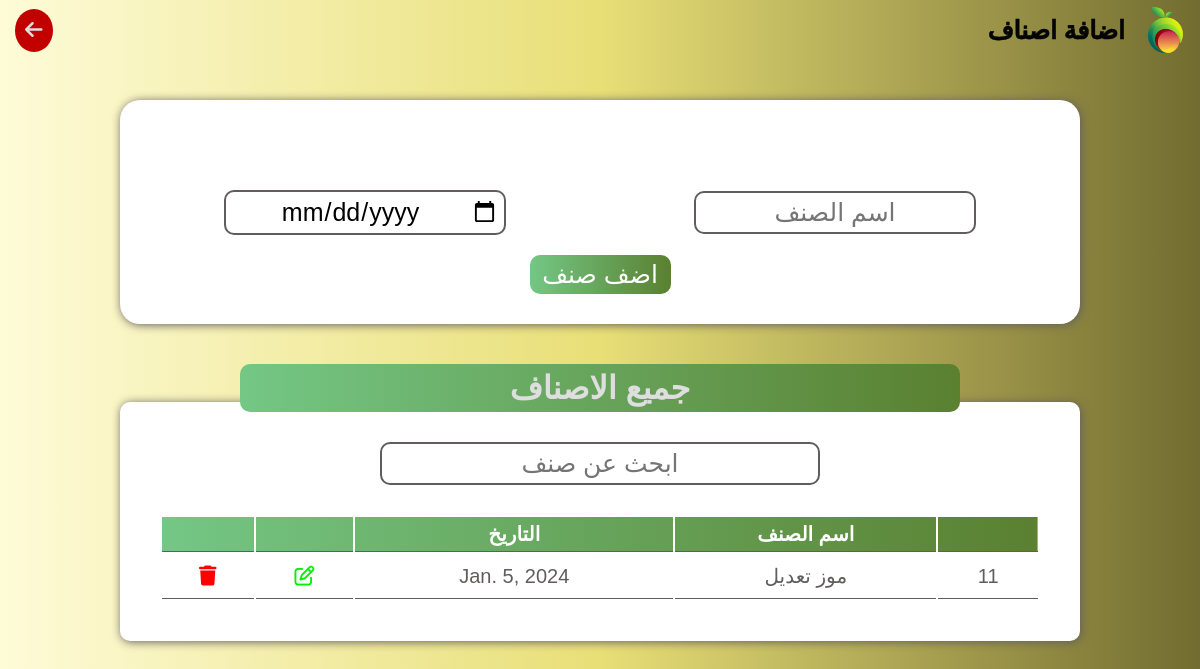
The page /items on the database as committed earlier.
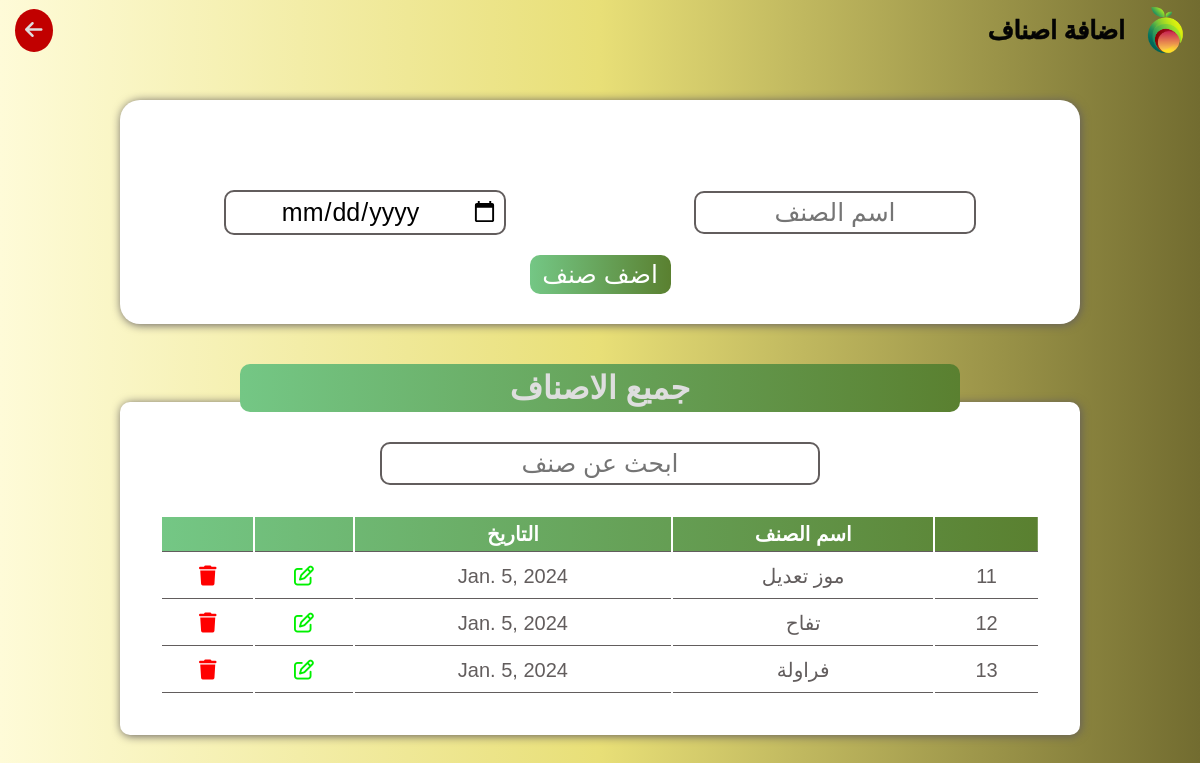
The same page on the database as committed later.
### user/models.py (models this page shows, shortened)
class Item(models.Model):
    name = models.CharField(max_length=100)
    price = models.DecimalField(max_digits=5, decimal_places=2, default=0)
    date = models.DateField(default=timezone.now().date())

### user/views.py (the view, shortened to what this page needs)
# urls.py: path('items',views.add_items, name='items' ),
def add_items(request):
    item = Item.objects.all()
    context = {'item':item}
    return render(request,"kinds.html",context)

### templates/kinds.html (shortened to what this page needs)
{% load static %}
<!DOCTYPE html>
<html lang="en">
<head>
    <link rel="stylesheet" href="https://cdnjs.cloudflare.com/ajax/libs/font-awesome/6.5.1/css/all.min.css" />
    <link rel="stylesheet" href="{% static "css/main.css" %}">
</head>
<body>
    <header>
        <div class="main">
            <img src="{% static "images/logo.png" %}" alt="">
            <h1>اضافة اصناف</h1>
        </div>
        <a href="{% url "home" %}"><i class="fa-solid fa-arrow-left"></i></a>
    </header>
    <div class="todayscar">
        <form method="POST" class="addcar" action="{% url "items" %}">
            <ul class="messages">
            </ul>
            <div>
                <input name='name' type="text" placeholder="اسم الصنف">
                <input name='date' type="date" placeholder="التاريخ">
            </div>
            <button class="addbtn">اضف صنف</button>
        </form>
        <div class="title">
            <h1>جميع الاصناف</h1>
        </div>
        <div class="table">
            <input id="searchbar" type="text" placeholder="ابحث عن صنف">
            <table>
                <thead>
                    <tr>
                        <th></th>
                        <th>اسم الصنف</th>
                        <th>التاريخ</th>
                        <th></th>
                        <th></th>
                    </tr>
                </thead>
                <tbody id="tablebody">
                    <tr>
                    {% for n in item  %}
                        <td>{{n.id}}</td>
                        <td>{{n.name}}</td>
                        <td>{{n.date}}</td>
                        <td><a href="{% url "itemupdate" n.id %}" id="editcar" class="btn" style="color: #00F000;"><i class="fa-regular fa-pen-to-square"></i></a></td>
                        <td><a href="{% url "itemdelete" n.id %}" id="deletecar" class="btn"  style="color: #FF0000;" ><i class="fa-solid fa-trash"></i></a></td>
                    </tr>
                    {% endfor %}
                </tbody>
            </table>
        </div>
    </div>
</body>
</html>

### _project/static/css/main.css (style rules this page uses)
* { padding: 0; margin: 0; box-sizing: border-box; font-family: Arial, Helvetica, sans-serif; }
body { min-height: 100vh; display: flex; align-items: center; flex-direction: column; background: linear-gradient(270deg,#726c30,#e8df77,#FEFBD8); }
header { display: flex; justify-content: space-between; align-items: center; direction: rtl; flex-direction: row; width: 100%; z-index: 103; padding: 5px 15px; background: linear-gradient(270deg,#726c30,#e8df77,#FEFBD8); }
header a { text-decoration: none; color: #dedede; background-color: #c10000; padding: 10px; font-size: 20px; border-radius: 50%; transition: 0.5s ease; }
header h1,header h2 { font-size: 25px;color: #040404;-webkit-text-stroke:0.5px #040404; }
header div { display: flex; align-items: center; gap: 20px; color: #fff; }
header img { width: 40px; }
.addnewcar,.todayscar { width: 100%; height: 100vh; display: flex; align-items:center; flex-direction: column; }
.addcar { direction: rtl; width: 80%; margin: 40px; padding: 30px 10px; display: flex; align-items: center; justify-content: space-around; flex-direction: column; gap: 20px; background-color: #fff; border-radius: 20px; box-shadow: 1px 1px 10px #625D5D; }
.addcar div { justify-content: space-around; width: 100%; display: flex; align-items: center; }
.addcar input,.addcar select { width: 30%; text-align: center; font-size: 25px; padding: 5px; border-radius: 10px; outline: none; border: 2px solid #625D5D; }
.addcar button { width: 15%; font-size: 25px; padding: 5px; color: #fff; background:linear-gradient(270deg,#5A8030,#74C785); border: none; border-radius: 10px; transition: 0.5s ease; cursor: pointer; }
.title { width: 60%; text-align: center; background: linear-gradient(270deg,#5A8030,#74C785); padding: 5px; border-radius: 10px; color: #dedede; z-index: 100; }
.table { margin: -10px; width: 80%; display: flex; justify-content: center; align-items: center; flex-direction: column; direction: rtl; background-color: #fff; padding: 40px; border-radius: 10px; box-shadow: 1px 1px 10px #625D5D; }
.table input { width: 50%; text-align: center; font-size: 25px; padding: 5px; outline: none; border-radius: 10px; border: 2px solid #625D5D; margin-bottom: 30px; }
.table table { width: 100%; text-align: center; }
.table table th { font-size: 20px; padding: 5px; border-bottom: 1px solid #625D5D; }
.table table td { font-size: 20px; border-bottom: 1px solid #625D5D; padding: 10px; color: #625D5D; }
.table table td .btn { border: none; background-color: transparent; font-size: 20px; }
.todayscar .table table thead,.window table thead,.bigcon table thead { background: linear-gradient(270deg,#5A8030,#74C785); }
.todayscar .table table th,.window table th { font-size: 20px; color: #fff; padding: 5px; border-bottom: 1px solid #625D5D; }
.table table td,.window table td { font-size: 20px; border-bottom: 1px solid #625D5D; padding: 10px; color: #625D5D; }
.table table td .btn,.window table td .btn { border: none; background-color: transparent; font-size: 20px; cursor: pointer; }
.messages { list-style-type: none; padding: 10px; margin: 10px 0; }

Rows that differ between the two databases and show on the page:
added Item: id "12", name "تفاح", date "Jan. 5, 2024"
added Item: id "13", name "فراولة", date "Jan. 5, 2024"
